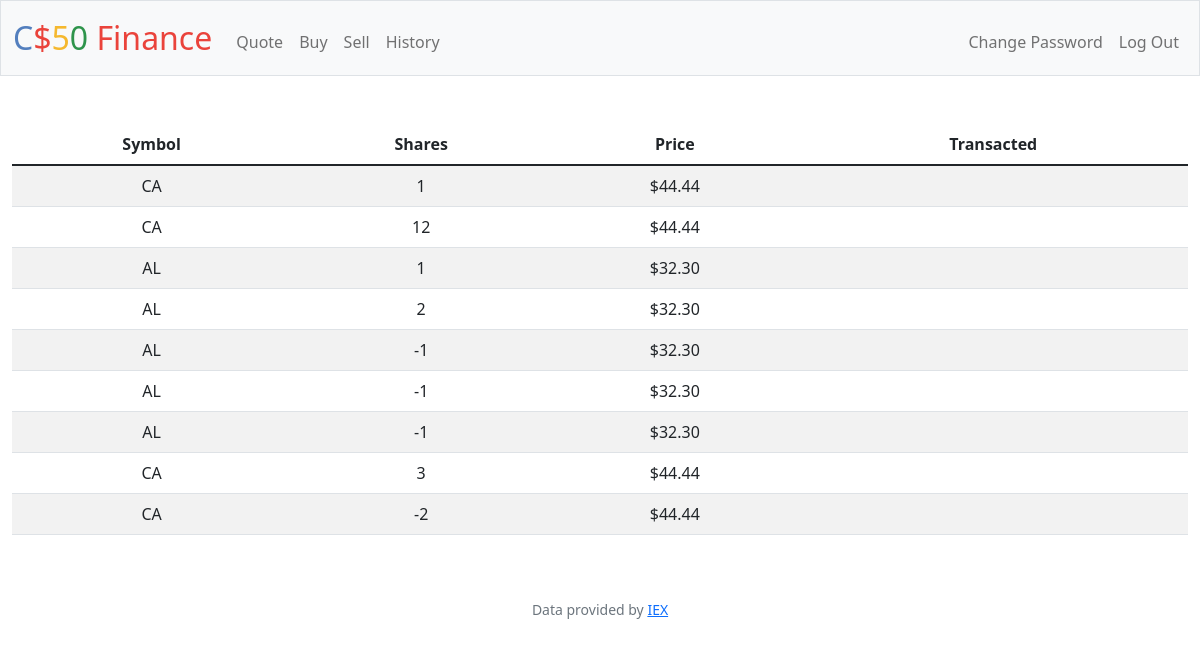
The app's page /history (signed in) with its own data.
### tables this page shows
CREATE TABLE stocks (name VARCHAR(255), userID VARCHAR(255), symbol VARCHAR(255), shares int, price int, operation VARCHAR(255));

### app.py (the view)
@app.route("/history")
@login_required
def history():
    stocks = db.execute("SELECT * FROM stocks WHERE userID = ?", session["user_id"])
    return render_template("history.html", stocks = stocks)

### app.py (called while the page is built)
@app.after_request
def after_request(response):
    response.headers["Cache-Control"] = "no-cache, no-store, must-revalidate"
    response.headers["Expires"] = 0
    response.headers["Pragma"] = "no-cache"
    return response

### helpers.py (called while the page is built)
def login_required(f):
    @wraps(f)
    def decorated_function(*args, **kwargs):
        if session.get("user_id") is None:
            return redirect("/login")
        return f(*args, **kwargs)
    return decorated_function

def usd(value):
    return f"${value:,.2f}"

### templates/history.html (shortened to what this page needs)
{% extends "layout.html" %}
{% block main %}
<table class="table table-striped">
    <thead>
        <th>Symbol</th>
        <th>Shares</th>
        <th>Price</th>
        <th>Transacted</th>
    </thead>
    <tbody>
        {% for stock in stocks %}
        <tr>
        <td>{{stock.symbol}}</td>
        <td>{{stock.shares}}</td>
        <td>{{stock.price | usd}}</td>
        <td>{{stock.date}}</td>
        </tr>
        {% endfor %}
    </tbody>
</table>
{% endblock %}

### records on screen
stocks: symbol "CA", shares "1", price "$44.44"
stocks: symbol "CA", shares "12", price "$44.44"
stocks: symbol "AL", shares "1", price "$32.30"
stocks: symbol "AL", shares "2", price "$32.30"
stocks: symbol "AL", shares "-1", price "$32.30"
stocks: symbol "AL", shares "-1", price "$32.30"
stocks: symbol "AL", shares "-1", price "$32.30"
stocks: symbol "CA", shares "3", price "$44.44"
stocks: symbol "CA", shares "-2", price "$44.44"
